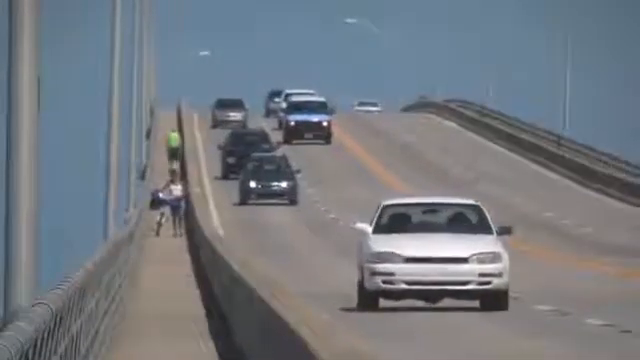
#> input picture frame 91 of slow.mp4, 640 x 360 px
$ jupyter execute --allow-errors optical_flow.ipynb
#> lines starting #> are read from the running program, lines starting #| are printed output that depends on the picture
[cell 1]
# connect google drive
from google.colab import drive
drive.mount('/content/drive')

# Import library

[cell 2]
import cv2
import numpy as np
import matplotlib.pyplot as plt
#from google.colab.patches import cv2_imshow

# Part1: goodFeaturesToTrack
- Fill the missing part (denoted as ```fill here```) of the code
- We provide procedure comments for complete the function

[cell 3]
def goodFeaturesToTrack(image, maxCorners=100, qualityLevel=0.03, blocksize=7):

    # Image bluring wih averaging filter
    # Only cv2.filter2D is allowed for convolution operation!
    #노이즈를 줄이고 image를 부드럽게 만드는 과정 이를 통해 corner detection을 더 잘 되게 만듬
    image = cv2.filter2D(image, -1, np.ones((blocksize, blocksize), np.float32) / (blocksize * blocksize))

    # Compute gradients
    Ix = cv2.filter2D(image, -1, np.array([[-1, 0, 1],
                                           [-2, 0, 2],
                                           [-1, 0, 1]], dtype=np.float32)) * (1 / 8)
    Iy = cv2.filter2D(image, -1, np.array([[-1, -2, -1],
                                           [0, 0, 0],
                                           [1, 2, 1]], dtype=np.float32)) * (1 / 8)

    # Compute products of gradients at each pixel
    Ixx = Ix * Ix
    Iyy = Iy * Iy
    Ixy = Ix * Iy

    # Compute the sums of products of gradients in local windows
    Sxx = cv2.filter2D(Ixx, -1, np.ones((blocksize, blocksize)))
    Syy = cv2.filter2D(Iyy, -1, np.ones((blocksize, blocksize)))
    Sxy = cv2.filter2D(Ixy, -1, np.ones((blocksize, blocksize)))

    # Compute the determinant and trace of the matrix M for each pixel
    detM = (Sxx * Syy) - (Sxy * Sxy)
    traceM = Sxx + Syy

    # Compute the Harris response with detM and traceM
    k = 0.04  # Harris detector free parameter
    harris_response = detM - k * (traceM ** 2)

    # Threshold the Harris response to find candidate corners
    corners = np.argwhere(harris_response > (qualityLevel * harris_response.max()))

    # Sort the corners by Harris response in descending order
    sorted_corners = corners[np.argsort(harris_response[corners[:, 0], corners[:, 1]])[::-1]]

    # Keep the top 'maxCorners' corners
    selected_corners = sorted_corners[:maxCorners]

    final_corners = np.array(selected_corners)
    final_corners = final_corners.reshape(-1, 1, 2)

    return final_corners

# Part2: Optical flow with Lukas-Kanade
- Fill the missing part (denoted as ```fill here```) of the code
- We provide procedure comments for complete the function

[cell 4]
# [49 lines left out: function optical_flow, not called in this run]

# Main function
- If part1 and part2 were filled properly, the 'output.avi' will be generated!
- For google colab, as cv2.imshow() is not provided, so please use cv2_imshow (google.colab.patches) instead

[cell 5]
cap = cv2.VideoCapture('/Users/parkjunseo/Desktop/Hanyang/4학년 2학기/컴퓨터비전개론/assignment/ICPBL/slow.mp4')

# Take first frame and find corners in it
ret, old_frame = cap.read()
#> old_frame is the input picture: shape (360, 640, 3); mean B, G, R 128.5, 121.5, 116.3

# Width and height of the file to save
width = cap.get(cv2.CAP_PROP_FRAME_WIDTH)
height = cap.get(cv2.CAP_PROP_FRAME_HEIGHT)

# 'output.mp4' will be generated!
fourcc = cv2.VideoWriter_fourcc(*'MP4V')
out = cv2.VideoWriter('output.mp4',  fourcc, 30.0, (int(width), int(height)))

old_gray = cv2.cvtColor(old_frame, cv2.COLOR_BGR2GRAY)
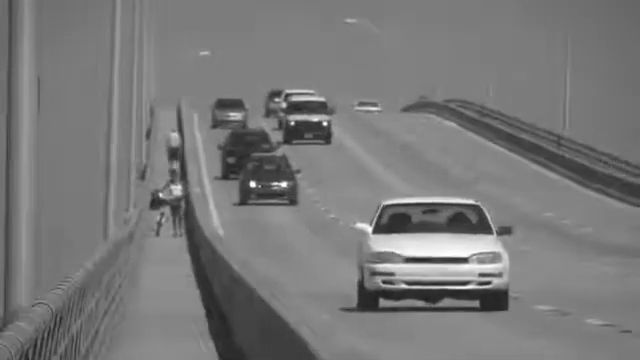
#> old_gray: shape (360, 640); min 30, max 255, mean 120.8

# Shi Tomasi parameter
max_corners = 100
min_quality = 0.3
blocksize = 7
#> (the rest of this cell did not finish here and is left out)

#> in goodFeaturesToTrack, `image = cv2.filter2D(image, -1, np.ones((blocksize, blocksize), np.flo..`:
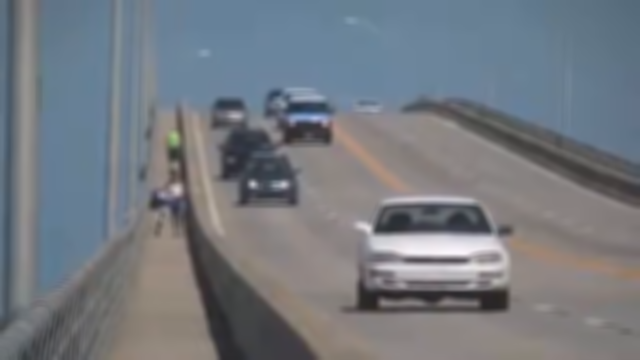
#> image: shape (360, 640, 3); mean of channels 0, 1, 2 128.5, 121.5, 116.3; drawn as B, G, R
#> in goodFeaturesToTrack, `Ix = cv2.filter2D(image, -1, np.array([[-1, 0, 1], [-2, 0, 2], [-1, 0,..`:
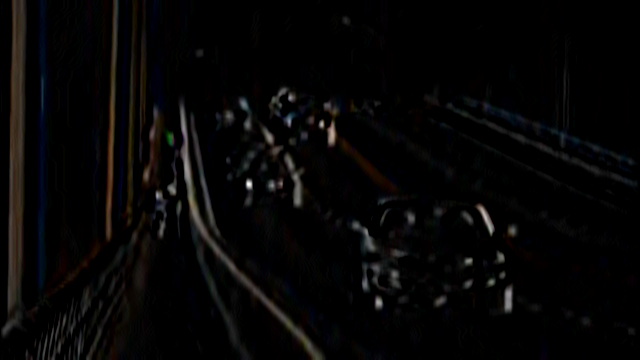
#> Ix: shape (360, 640, 3) float64; mean of channels 0, 1, 2 0.5, 0.5, 0.6; drawn with min black and max white
#> in goodFeaturesToTrack, `Iy = cv2.filter2D(image, -1, np.array([[-1, -2, -1], [0, 0, 0], [1, 2,..`:
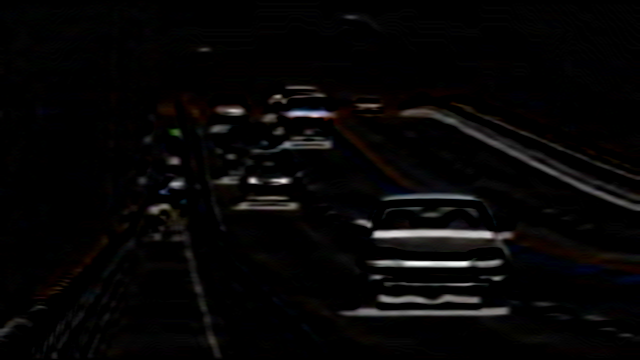
#> Iy: shape (360, 640, 3) float64; mean of channels 0, 1, 2 0.6, 0.6, 0.7; drawn with min black and max white
#> in goodFeaturesToTrack, `Ixx = Ix * Ix`:
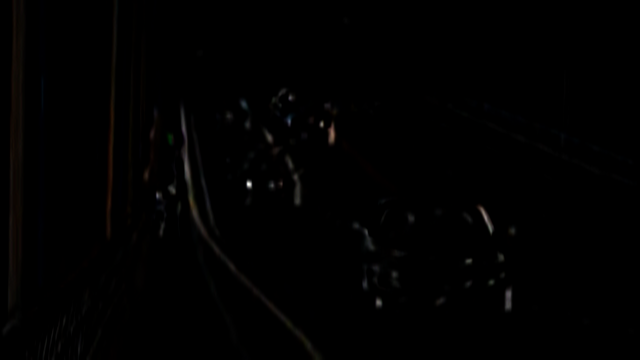
#> Ixx: shape (360, 640, 3) float64; mean of channels 0, 1, 2 1.9, 2.1, 2.5; drawn with min black and max white
#> in goodFeaturesToTrack, `Iyy = Iy * Iy`:
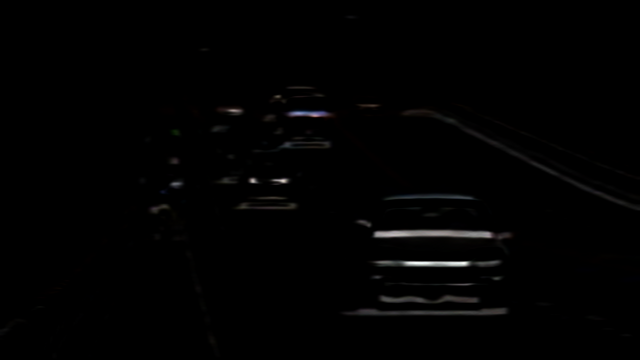
#> Iyy: shape (360, 640, 3) float64; mean of channels 0, 1, 2 5.2, 5.2, 5.5; drawn with min black and max white
#> in goodFeaturesToTrack, `Syy = cv2.filter2D(Iyy, -1, np.ones((blocksize, blocksize)))`:
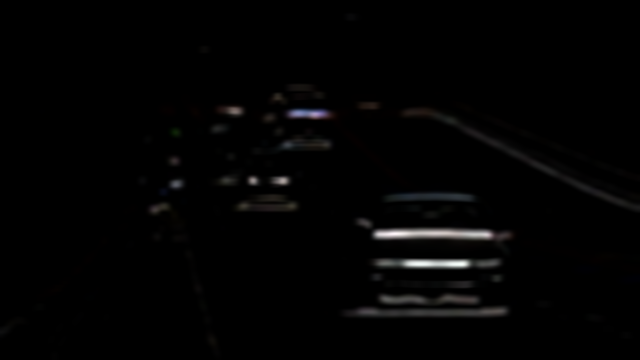
#> Syy: shape (360, 640, 3) float64; mean of channels 0, 1, 2 256.6, 257.2, 270.7; drawn with min black and max white
#> in goodFeaturesToTrack, `Sxy = cv2.filter2D(Ixy, -1, np.ones((blocksize, blocksize)))`:
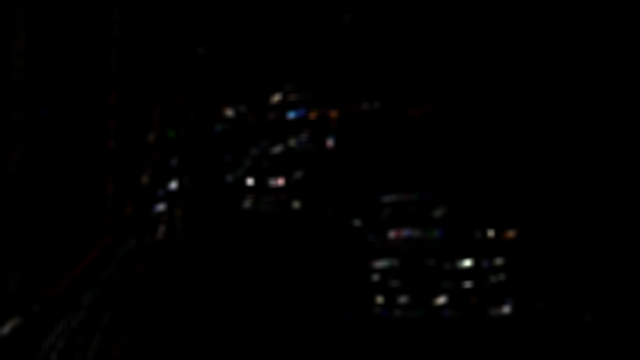
#> Sxy: shape (360, 640, 3) float64; mean of channels 0, 1, 2 20.1, 20.2, 22.3; drawn with min black and max white
#> in goodFeaturesToTrack, `harris_response = detM - k * (traceM ** 2)`:
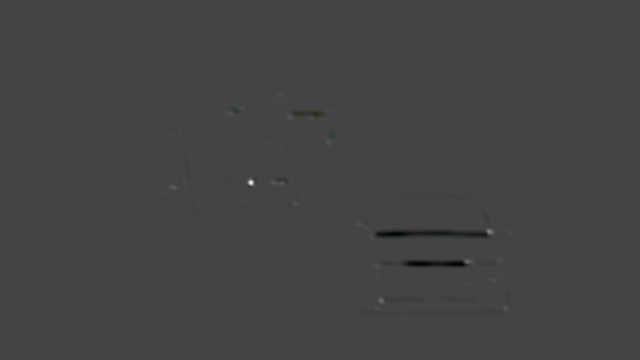
#> harris_response: shape (360, 640, 3) float64; mean of channels 0, 1, 2 -52935, -52010.9, -54877.4; drawn with min black and max white
#> in goodFeaturesToTrack, `corners = np.argwhere(harris_response > (qualityLevel * harris_respons..`: corners = 91 rows, first 8: [180, 249, 0], [180, 249, 1], [180, 249, 2], [180, 250, 0], [180, 250, 1], [180, 250, 2], [180, 251, 0], [180, 251, 1]

# Create a mask image for drawing purposes
mask = np.zeros_like(old_frame)

while(1):
    ret, current_frame = cap.read()
    if not ret:
        break
    frame_gray = cv2.cvtColor(current_frame, cv2.COLOR_BGR2GRAY)

    # calculate optical flow
    U, V = optical_flow(old_gray, frame_gray, 15, 0.03)
    for i in range(current_frame.shape[0]):
        for j in range(current_frame.shape[1]):
            u, v = U[i][j], V[i][j]
            if u and v:
                mask = cv2.line(mask, (j, i), (int(round(j + u)), int(round(i + v))), (0, 255, 0), 2)
                frame = cv2.arrowedLine(current_frame, (j, i), (int(round(j + u)), int(round(i + v))), (0, 255, 0), thickness=2)
                current_frame = cv2.add(current_frame, mask)

    # Display the frame with optical flow vectors
    cv2.imshow('optical flow' ,current_frame)
    out.write(current_frame)
    # Break the loop if 'Esc' key is pressed
    if cv2.waitKey(30) == 27:
        break

    # Set the current frame as the previous frame for the next iteration
    old_gray = frame_gray

# Release the video capture object
cap.release()
out.release()

# Close the plot window when done
plt.close()
cv2.destroyAllWindows()
